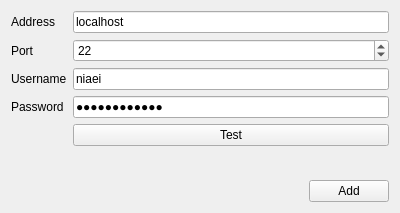
<?xml version="1.0" encoding="UTF-8"?>
<ui version="4.0">
 <class>FormAdd</class>
 <widget class="QWidget" name="FormAdd">
  <property name="geometry">
   <rect>
    <x>0</x>
    <y>0</y>
    <width>400</width>
    <height>213</height>
   </rect>
  </property>
  <property name="minimumSize">
   <size>
    <width>400</width>
    <height>213</height>
   </size>
  </property>
  <property name="maximumSize">
   <size>
    <width>400</width>
    <height>213</height>
   </size>
  </property>
  <property name="windowTitle">
   <string>Add Connection</string>
  </property>
  <layout class="QGridLayout" name="gridLayout_2">
   <item row="0" column="0" colspan="2">
    <layout class="QGridLayout" name="gridLayout">
     <item row="0" column="0">
      <widget class="QLabel" name="label">
       <property name="text">
        <string>Address</string>
       </property>
      </widget>
     </item>
     <item row="0" column="1">
      <widget class="QLineEdit" name="lineEditAddress">
       <property name="text">
        <string>localhost</string>
       </property>
      </widget>
     </item>
     <item row="1" column="0">
      <widget class="QLabel" name="label_2">
       <property name="text">
        <string>Port</string>
       </property>
      </widget>
     </item>
     <item row="1" column="1">
      <widget class="QSpinBox" name="spinBoxPort">
       <property name="minimum">
        <number>1</number>
       </property>
       <property name="maximum">
        <number>65535</number>
       </property>
       <property name="value">
        <number>22</number>
       </property>
      </widget>
     </item>
     <item row="2" column="0">
      <widget class="QLabel" name="label_3">
       <property name="text">
        <string>Username</string>
       </property>
      </widget>
     </item>
     <item row="2" column="1">
      <widget class="QLineEdit" name="lineEditUserName">
       <property name="text">
        <string>niaei</string>
       </property>
      </widget>
     </item>
     <item row="3" column="0">
      <widget class="QLabel" name="label_4">
       <property name="text">
        <string>Password</string>
       </property>
      </widget>
     </item>
     <item row="3" column="1">
      <widget class="QLineEdit" name="lineEditPassword">
       <property name="text">
        <string>landofcanaan</string>
       </property>
       <property name="echoMode">
        <enum>QLineEdit::Password</enum>
       </property>
      </widget>
     </item>
     <item row="4" column="1">
      <widget class="QPushButton" name="pushButtonTest">
       <property name="text">
        <string>Test</string>
       </property>
      </widget>
     </item>
    </layout>
   </item>
   <item row="1" column="0">
    <spacer name="verticalSpacer">
     <property name="orientation">
      <enum>Qt::Vertical</enum>
     </property>
     <property name="sizeHint" stdset="0">
      <size>
       <width>20</width>
       <height>0</height>
      </size>
     </property>
    </spacer>
   </item>
   <item row="2" column="0">
    <spacer name="horizontalSpacer_2">
     <property name="orientation">
      <enum>Qt::Horizontal</enum>
     </property>
     <property name="sizeHint" stdset="0">
      <size>
       <width>293</width>
       <height>20</height>
      </size>
     </property>
    </spacer>
   </item>
   <item row="2" column="1">
    <widget class="QPushButton" name="pushButtonAdd">
     <property name="text">
      <string>Add</string>
     </property>
    </widget>
   </item>
  </layout>
 </widget>
 <resources/>
 <connections/>
</ui>
